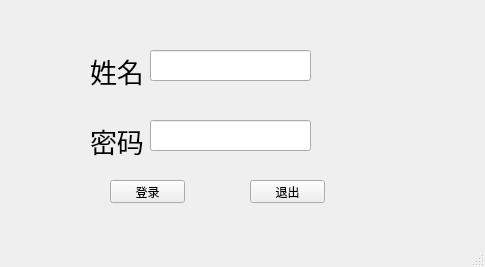
<?xml version="1.0" encoding="UTF-8"?>
<ui version="4.0">
 <class>MainWindow</class>
 <widget class="QMainWindow" name="MainWindow">
  <property name="geometry">
   <rect>
    <x>0</x>
    <y>0</y>
    <width>485</width>
    <height>267</height>
   </rect>
  </property>
  <property name="windowTitle">
   <string>MainWindow</string>
  </property>
  <widget class="QWidget" name="centralwidget">
   <widget class="QLabel" name="neme_label">
    <property name="geometry">
     <rect>
      <x>90</x>
      <y>50</y>
      <width>61</width>
      <height>41</height>
     </rect>
    </property>
    <property name="font">
     <font>
      <family>楷体</family>
      <pointsize>20</pointsize>
     </font>
    </property>
    <property name="text">
     <string>姓名</string>
    </property>
   </widget>
   <widget class="QLabel" name="pass_label">
    <property name="geometry">
     <rect>
      <x>90</x>
      <y>120</y>
      <width>61</width>
      <height>41</height>
     </rect>
    </property>
    <property name="font">
     <font>
      <family>楷体</family>
      <pointsize>20</pointsize>
     </font>
    </property>
    <property name="text">
     <string>密码</string>
    </property>
   </widget>
   <widget class="QLineEdit" name="name_Edit">
    <property name="geometry">
     <rect>
      <x>150</x>
      <y>50</y>
      <width>161</width>
      <height>31</height>
     </rect>
    </property>
   </widget>
   <widget class="QLineEdit" name="pass_Edit">
    <property name="geometry">
     <rect>
      <x>150</x>
      <y>120</y>
      <width>161</width>
      <height>31</height>
     </rect>
    </property>
    <property name="echoMode">
     <enum>QLineEdit::Password</enum>
    </property>
   </widget>
   <widget class="QPushButton" name="end_Btn">
    <property name="geometry">
     <rect>
      <x>110</x>
      <y>180</y>
      <width>75</width>
      <height>23</height>
     </rect>
    </property>
    <property name="text">
     <string>登录</string>
    </property>
   </widget>
   <widget class="QPushButton" name="exit_Btn">
    <property name="geometry">
     <rect>
      <x>250</x>
      <y>180</y>
      <width>75</width>
      <height>23</height>
     </rect>
    </property>
    <property name="text">
     <string>退出</string>
    </property>
   </widget>
  </widget>
  <widget class="QMenuBar" name="menubar">
   <property name="geometry">
    <rect>
     <x>0</x>
     <y>0</y>
     <width>485</width>
     <height>23</height>
    </rect>
   </property>
  </widget>
  <widget class="QStatusBar" name="statusbar"/>
 </widget>
 <resources/>
 <connections>
  <connection>
   <sender>exit_Btn</sender>
   <signal>clicked()</signal>
   <receiver>MainWindow</receiver>
   <slot>close()</slot>
   <hints>
    <hint type="sourcelabel">
     <x>287</x>
     <y>214</y>
    </hint>
    <hint type="destinationlabel">
     <x>242</x>
     <y>133</y>
    </hint>
   </hints>
  </connection>
 </connections>
</ui>
